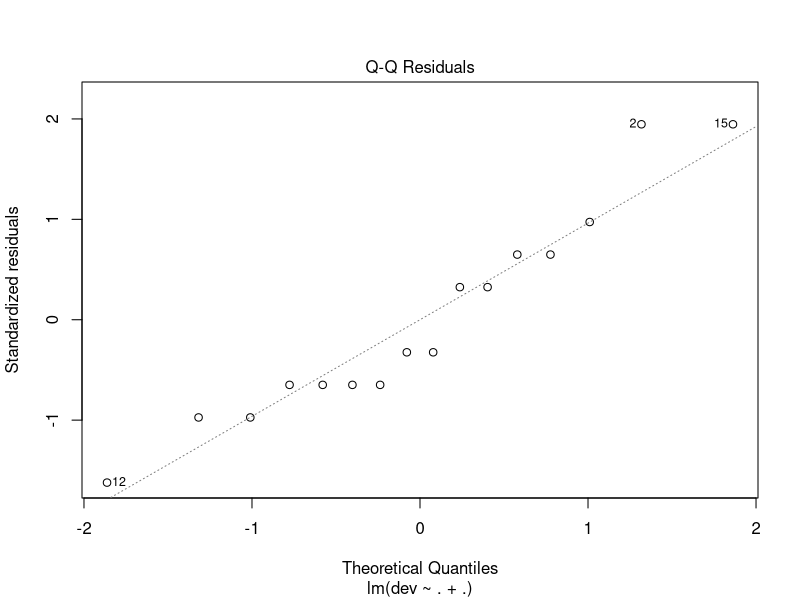
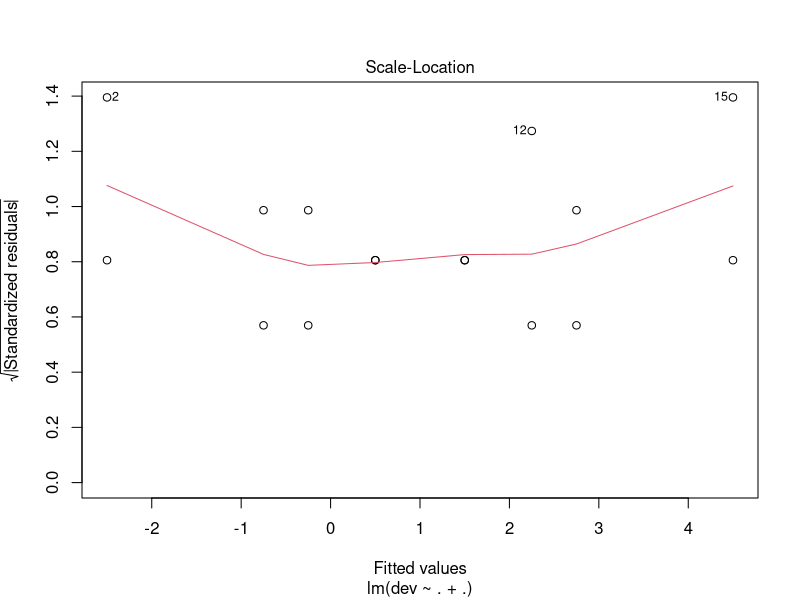
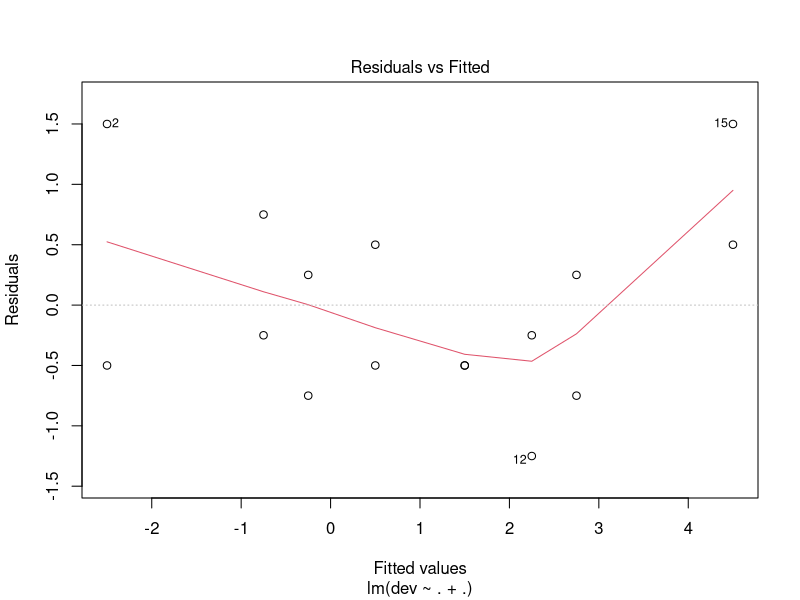
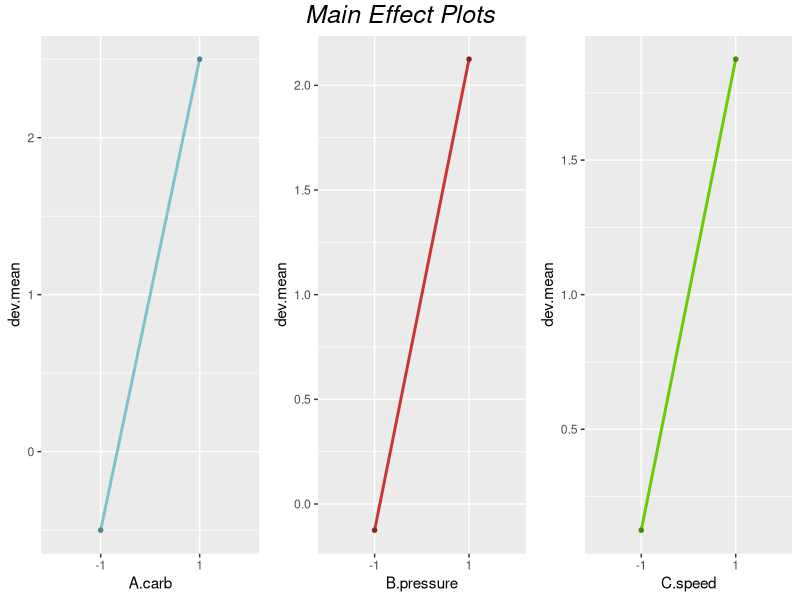
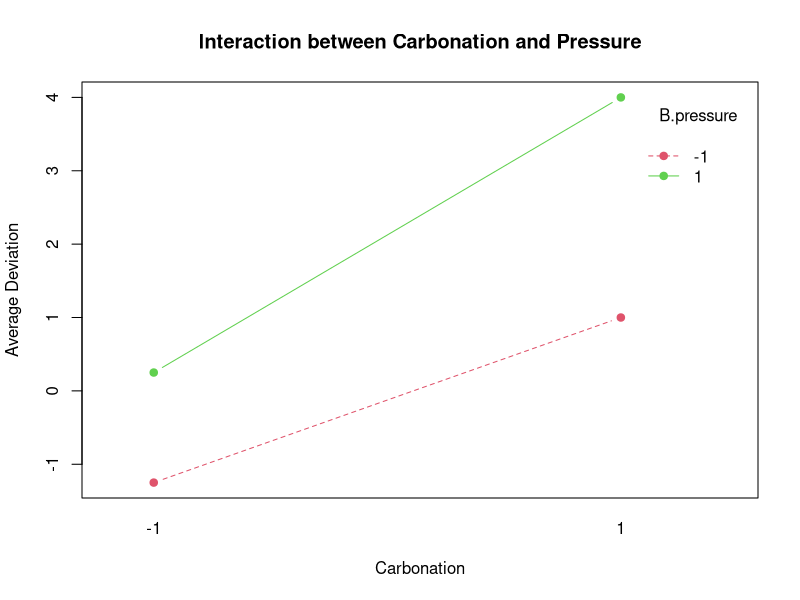
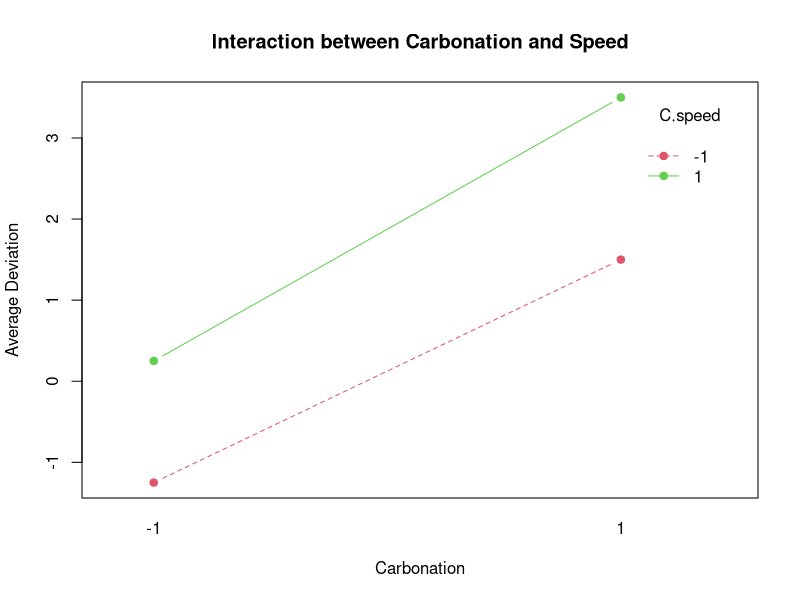
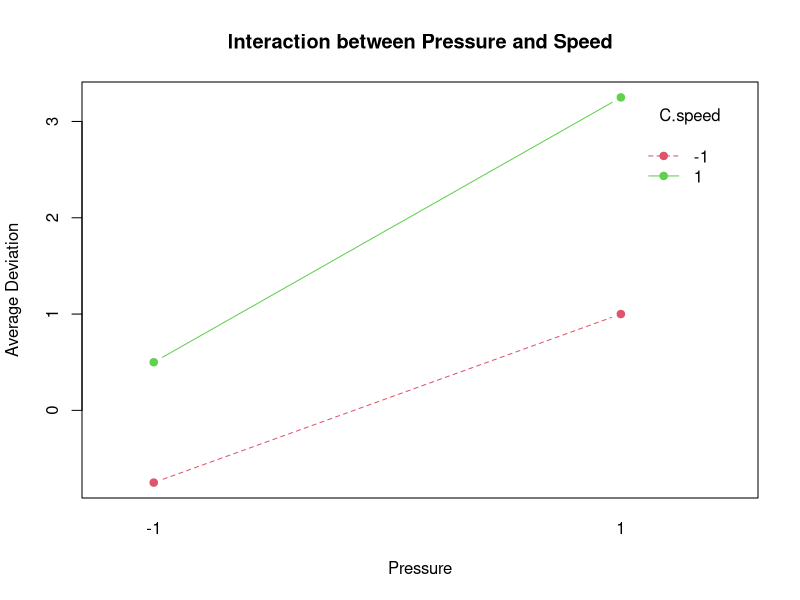
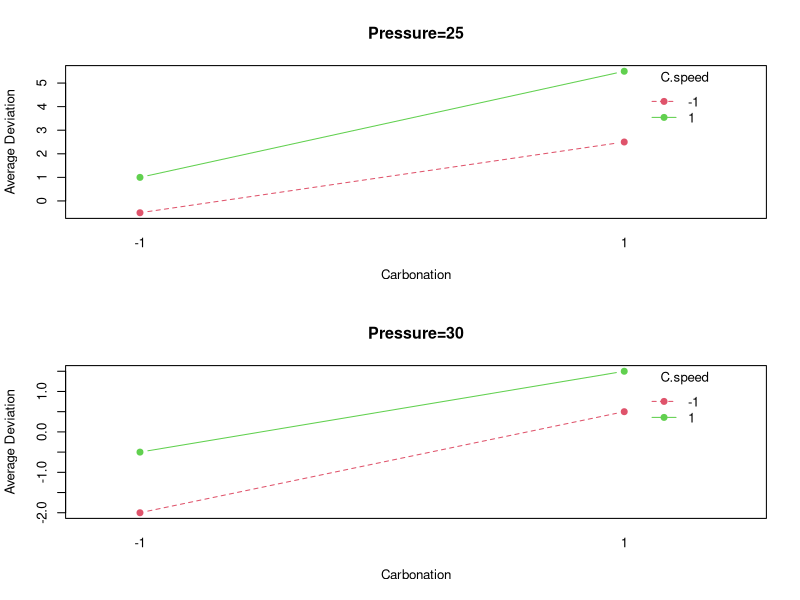

Write R code to recreate these figures, in order.
## ---- chunk 1
library(dplyr)
library(scales)

# data
A.carb <- c(-1,-1, 1,1, -1,-1, 1,1, -1,-1, 1,1, -1,-1, 1,1)
B.pressure <- c(-1,-1, -1,-1, 1,1, 1,1, -1,-1, -1,-1, 1,1, 1,1)
C.speed <- c(-1,-1, -1,-1, -1,-1, -1,-1, 1,1, 1,1, 1,1, 1,1)
dev <- c(-3,-1, 0,1, -1,0, 2,3, -1,0, 2,1, 1,1, 6,5)

# make df
bottles <- data.frame(A.carb,B.pressure,C.speed,dev)

# display df
bottles
## ---- chunk 2
# convert to factors
bottles$A.carb <- as.factor(bottles$A.carb)
bottles$B.pressure <- as.factor(bottles$B.pressure)
bottles$C.speed <- as.factor(bottles$C.speed)

# build ANOVA
bottles.full.aov <- aov(dev~A.carb*B.pressure*C.speed, data=bottles)

# get results
bottles.full.aov.summary <- summary(bottles.full.aov)

# get effects
bottles.full.effect <- bottles.full.aov.summary[[1]]
bottles.full.effect <- bottles.full.effect %>% mutate(`Percent Contribution` = (`Sum Sq`/sum(`Sum Sq`))*100)

# output results
bottles.full.effect
## ---- chunk 3
options(scipen=999)

# build full model
bottles.lm <- lm(dev~A.carb*B.pressure*C.speed, data=bottles)

# output results
summary(bottles.lm)
## ---- chunk 4
# output aov results
bottles.full.aov.summary

# get F critical val for main fx
qf(c(0.05),1,8,lower.tail=FALSE)

# get F critical val for ab interaction
qf(c(0.1),1,8,lower.tail=FALSE)
## ---- chunk 5
# build refined model w/ all two-way
bottles.lm.re2 <- lm(dev~.+.^2, data=bottles)
# output results
summary(bottles.lm.re2)

# build refined model w/ main fx + ab
bottles.lm.reab <- lm(dev~.+.+A.carb:B.pressure, data=bottles)
# output results
summary(bottles.lm.reab)

# build refined model w/ main fx
bottles.lm.re <- lm(dev~.+., data=bottles)
# output results
summary(bottles.lm.re)

# model comparisons
anova(bottles.lm,bottles.lm.re2,bottles.lm.reab,bottles.lm.re)
## ---- chunk 6
library(ggplot2)
library(lmtest)

# plot normal qq plot
plot(bottles.lm.re, which=2)

# plot scale-location plot
plot(bottles.lm.re, which=3)
# breusch-pagan test
bptest(bottles.lm.re)

# plot residuals vs fitted plot
plot(bottles.lm.re, which=1)
## ---- chunk 7
library(gridExtra)
library(grid)

## main fx plots
# get means
A.carb.mean <- bottles %>% group_by(A.carb) %>% summarise(dev.mean=mean(dev))
B.pressure.mean <- bottles %>% group_by(B.pressure) %>% summarise(dev.mean=mean(dev))
C.speed.mean <- bottles %>% group_by(C.speed) %>% summarise(dev.mean=mean(dev))

# plot standard error of means
ggplot1 <- ggplot(A.carb.mean, aes(x=A.carb, y=dev.mean, group=1)) + 
     geom_line(color="cadetblue3", size=1) +
     geom_point(color="cadetblue4", size=1.2)
ggplot2 <-ggplot(B.pressure.mean, aes(x=B.pressure, y=dev.mean, group=1)) + 
    geom_line(color="brown3", size=1) +
    geom_point(color="brown4", size=1.2)
ggplot3 <-ggplot(C.speed.mean, aes(x=C.speed, y=dev.mean, group=1)) + 
    geom_line(color="chartreuse3", size=1) +
    geom_point(color="chartreuse4", size=1.2)

# display plots
grid.arrange(ggplot1,ggplot2,ggplot3, nrow = 1, top=textGrob("Main Effect Plots",gp=gpar(fontsize=18,font=3)))



# two-way interaction plots
#opar <- par(mfrow=c(3,1),cex=.8)
# interaction between carbonation and Pressure
with(bottles, interaction.plot(A.carb,B.pressure,dev,type="b",col=10:12
                                    ,pch=19, fixed=T,xlab="Carbonation",ylab="Average Deviation"))
title (main = "Interaction between Carbonation and Pressure")

# interaction between carbonation and speed
with(bottles, interaction.plot(A.carb,C.speed,dev,type="b",col=10:12
                                    ,pch=19, fixed=T,xlab="Carbonation",ylab="Average Deviation"))
title (main = "Interaction between Carbonation and Speed")

# interaction between pressure and speed
with(bottles, interaction.plot(B.pressure,C.speed,dev,type="b",col=10:12
                                    ,pch=19, fixed=T,xlab="Pressure",ylab="Average Deviation"))
title (main = "Interaction between Pressure and Speed")



## three-way interaction plots
opar <- par(mfrow=c(2,1),cex=.8)

Pressure_25 <- bottles %>% filter(B.pressure=="1")
Pressure_30 <- bottles %>% filter(B.pressure=="-1")

with(Pressure_25, interaction.plot(A.carb,C.speed,dev,type="b",col=10:12
                                    ,pch=19, fixed=T,xlab="Carbonation",ylab="Average Deviation"))
title (main = "Pressure=25")

with(Pressure_30, interaction.plot(A.carb,C.speed,dev,type="b",col=10:12
                                    ,pch=19, fixed=T,xlab="Carbonation",ylab="Average Deviation"))
title (main = "Pressure=30")
